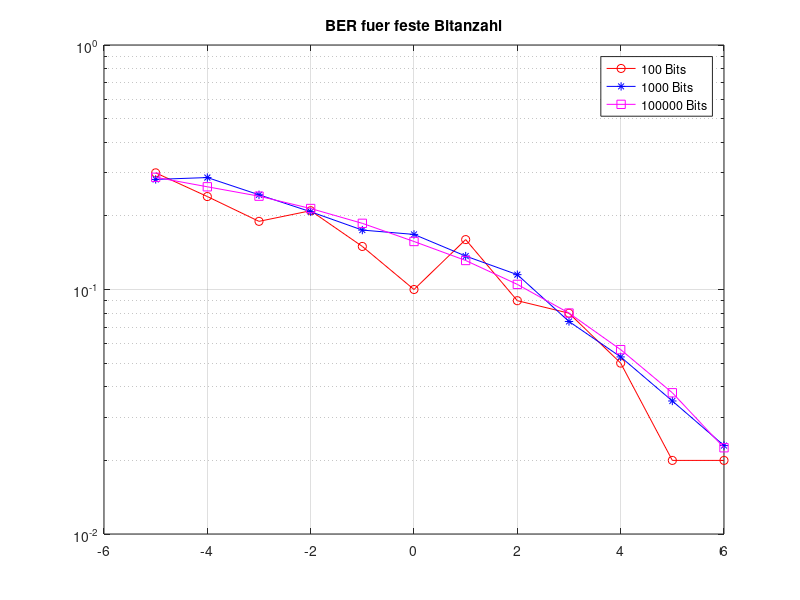

MATLAB code to generate this figure:
%%%%%%%%%%%%%%%%%%%%%%%%%%%%%%%%%%%%%%%%%%%%%%%%%%%%%%%%%%%%%%%%%%%%%%%%%%%
%   Nachrichtentechnisches Praktikum - Aufgabe 8 - Kanalcodierung 
%                                                      
%   1. Ermittlung von Bitfehlerraten
%   Uncodierte Uebertragung                                                   
%                                                    
%%%%%%%%%%%%%%%%%%%%%%%%%%%%%%%%%%%%%%%%%%%%%%%%%%%%%%%%%%%%%%%%%%%%%%%%%%%

clear all;
%close all; 

%%%%%%%%%%%%%%%%%%%%%%%%%%%%%%%%%%%%%%%%%%%%%%%%%%%%%%%%%%%%%%%%%%%%%%%%%%%
% Simulationsparameter
%%%%%%%%%%%%%%%%%%%%%%%%%%%%%%%%%%%%%%%%%%%%%%%%%%%%%%%%%%%%%%%%%%%%%%%%%%%

%Abbruch der Simulation nach

% - Anzahl der simulierten Bits
% - Anzahl = -1 --> Berechnung fuer feste Bitanzahl deaktiviert
Anzahl = [100,1000,100000];
%Anzahl = -1;

% - Anzahl der aufgetretenen Fehler
% - Fehlerzahl = -1 --> Berechnung fuer feste Fehlerzahl deaktiviert
%Fehlerzahl = [10,100,1000];
Fehlerzahl = -1;

%Signal-zu-Rausch-Verhaeltnis
SNR = [-5:1:6];


%%%%%%%%%%%%%%%%%%%%%%%%%%%%%%%%%%%%%%%%%%%%%%%%%%%%%%%%%%%%%%%%%%%%%%%%%%%
% Simulation
%%%%%%%%%%%%%%%%%%%%%%%%%%%%%%%%%%%%%%%%%%%%%%%%%%%%%%%%%%%%%%%%%%%%%%%%%%%

%Variablen initialisieren
i=0;
k=0;

BER_Anz = zeros(length(Anzahl),length(SNR));
BER_Fehl = zeros(length(Fehlerzahl),length(SNR));

%Erzeuge Random Bits
sourceBitsInt = randi(1,1,1e6);

%NRZ-Codierung
sourceBits = sign(sourceBitsInt - 0.5);


%Simulationsschleife Feste Bitanzahl

if (Anzahl ~= -1)
    for i=1:length(Anzahl)  
        for j=1:length(SNR) 
            %Erzeuge Empfangsbits nach AWGN-Kanal
            resultBits = awgn(sourceBits(1:Anzahl(i)),SNR(j));

            %Vergleiche gestoerte Empfangsbits mit Sendebits
            errorBits = xor((0.5*sourceBits(1:Anzahl(i)))+0.5,0.5*sign(resultBits)+0.5);

            %Anzahl der Einsen im Verktor errorBits entspricht Anzahl der
            %Uebertragungsfehler
            sumErrors = sum(errorBits);

            %BER = (Anzahl fehlerhafte Bits)/(Anzahl gesendete Bits)
            BER_Anz(i,j) = sumErrors/Anzahl(i);

        end
    end
end

%Simulationsschleife Feste Fehlerzahl
if (Fehlerzahl ~= -1)
    for i=1:length(Fehlerzahl)
        for j=1:length(SNR)
            %Erzeuge Empfangsbits nach AWGN-Kanal
            resultBits = awgn(sourceBits, SNR(j));

            %Vergleiche gestoerte Empfangsbits mit Sendebits
            errorBits = xor(0.5*sourceBits+0.5, 0.5*sign(resultBits)+0.5);

            %Berechne BER fuer angegebene max Fehleranzahl
            k=1;
            maxAnzErrors = false;
            while ~maxAnzErrors
                if sum(errorBits(1:k)) > Fehlerzahl(i)
                    BER_Fehl(i,j) = sum(errorBits(1:k))/k;
                    maxAnzErrors = true;
                end
                k=k+1;
            end

        end
    end
end

%%%%%%%%%%%%%%%%%%%%%%%%%%%%%%%%%%%%%%%%%%%%%%%%%%%%%%%%%%%%%%%%%%%%%%%%%%%
% Ausgabe der BER-Kennlinien
%%%%%%%%%%%%%%%%%%%%%%%%%%%%%%%%%%%%%%%%%%%%%%%%%%%%%%%%%%%%%%%%%%%%%%%%%%%

if (Anzahl ~= -1)
    figure;
    semilogy(SNR,BER_Anz(1,:),'ro-',SNR,BER_Anz(2,:),'b*-',SNR,BER_Anz(3,:),'ms-');
    grid;
    legend(strcat(num2str(Anzahl(1)), ' Bits'),...
        strcat(num2str(Anzahl(2)), ' Bits'),...
        strcat(num2str(Anzahl(3)), ' Bits'));
    title('BER fuer feste Bitanzahl');
end


if (Fehlerzahl ~= -1)
    figure;
    semilogy(SNR, BER_Fehl(1,:),'ro-',SNR,BER_Fehl(2,:),'b*-',SNR,BER_Fehl(3,:),'ms-');
    grid;
    legend(strcat(num2str(Fehlerzahl(1)), ' Fehler'),...
        strcat(num2str(Fehlerzahl(2)), ' Fehler'),...
        strcat(num2str(Fehlerzahl(3)), ' Fehler'));
    title('BER fuer feste Fehleranzahl');
end                
